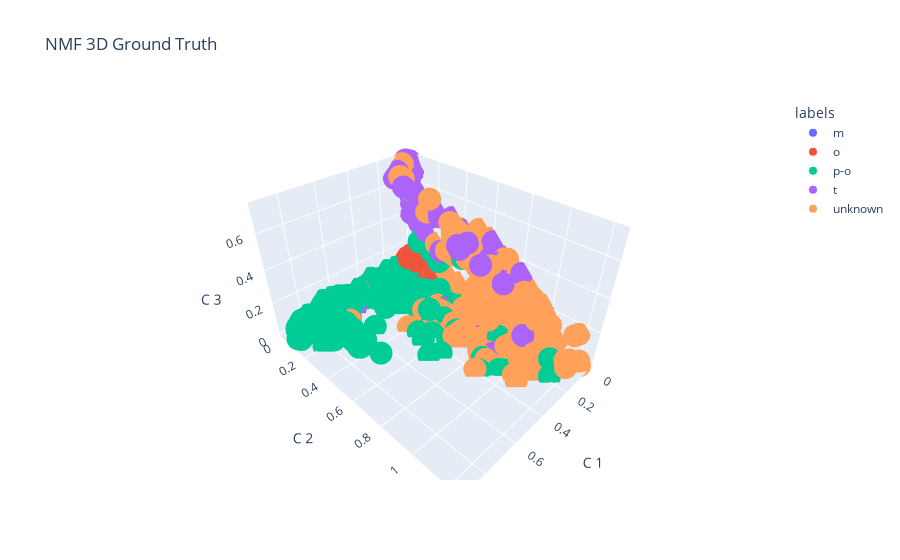

The code cell stored with this chart in its notebook:
### Code cell
plot3d(W_df_kmeans3,title='NMF 3D Ground Truth', clus_lab = 'labels' )

### Figure 1 — Plotly figure (JSON) as saved in the notebook; plotly's stock layout.template omitted (floating-point values rounded to 4 significant figures; data arrays with more than 128 entries replaced by an {"elided": "..."} marker saying what was removed)
{"data": [{"hovertemplate": "labels=m<br>C 1=%{x}<br>C 2=%{y}<br>C 3=%{z}<extra></extra>", "legendgroup": "m", "marker": {"color": "#636efa", "symbol": "circle"}, "mode": "markers", "name": "m", "scene": "scene", "showlegend": true, "type": "scatter3d", "x": {"elided": "460 float values"}, "y": {"elided": "460 float values"}, "z": {"elided": "460 float values"}}, {"hovertemplate": "labels=o<br>C 1=%{x}<br>C 2=%{y}<br>C 3=%{z}<extra></extra>", "legendgroup": "o", "marker": {"color": "#EF553B", "symbol": "circle"}, "mode": "markers", "name": "o", "scene": "scene", "showlegend": true, "type": "scatter3d", "x": {"elided": "345 float values"}, "y": {"elided": "345 float values"}, "z": {"elided": "345 float values"}}, {"hovertemplate": "labels=p-o<br>C 1=%{x}<br>C 2=%{y}<br>C 3=%{z}<extra></extra>", "legendgroup": "p-o", "marker": {"color": "#00cc96", "symbol": "circle"}, "mode": "markers", "name": "p-o", "scene": "scene", "showlegend": true, "type": "scatter3d", "x": {"elided": "404 float values"}, "y": {"elided": "404 float values"}, "z": {"elided": "404 float values"}}, {"hovertemplate": "labels=t<br>C 1=%{x}<br>C 2=%{y}<br>C 3=%{z}<extra></extra>", "legendgroup": "t", "marker": {"color": "#ab63fa", "symbol": "circle"}, "mode": "markers", "name": "t", "scene": "scene", "showlegend": true, "type": "scatter3d", "x": {"elided": "245 float values"}, "y": {"elided": "245 float values"}, "z": {"elided": "245 float values"}}, {"hovertemplate": "labels=unknown<br>C 1=%{x}<br>C 2=%{y}<br>C 3=%{z}<extra></extra>", "legendgroup": "unknown", "marker": {"color": "#FFA15A", "symbol": "circle"}, "mode": "markers", "name": "unknown", "scene": "scene", "showlegend": true, "type": "scatter3d", "x": {"elided": "271 float values"}, "y": {"elided": "271 float values"}, "z": {"elided": "271 float values"}}], "layout": {"legend": {"title": {"text": "labels"}, "tracegroupgap": 0}, "scene": {"domain": {"x": [0, 1], "y": [0, 1]}, "xaxis": {"title": {"text": "C 1"}}, "yaxis": {"title": {"text": "C 2"}}, "zaxis": {"title": {"text": "C 3"}}}, "title": {"text": "NMF 3D Ground Truth"}}}
